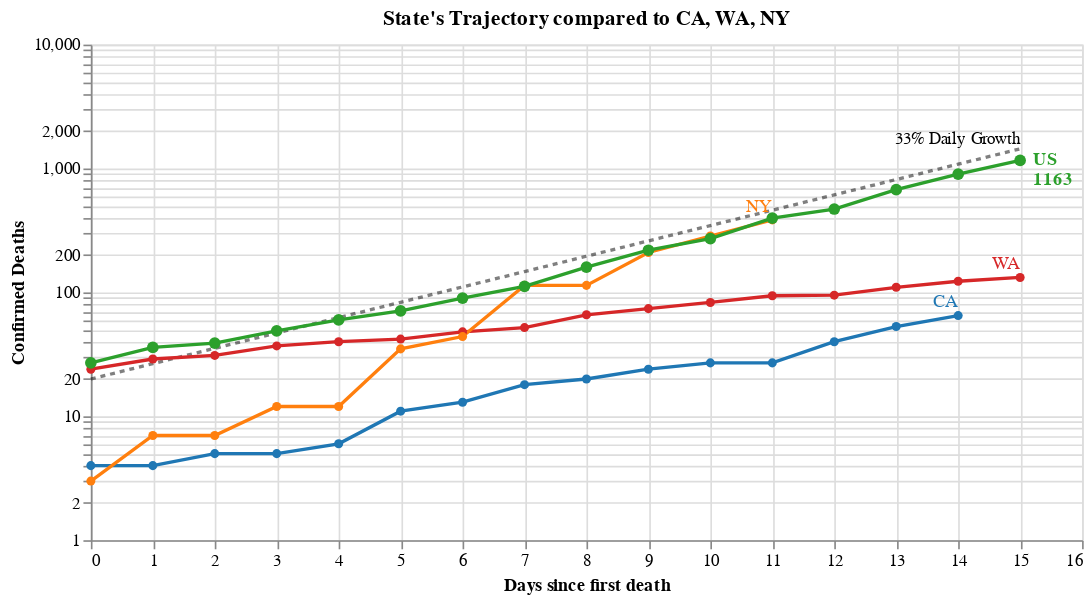

This figure's notebook cell:
### Code cell
#hide_input
base = alt.Chart(dfd, width=600).encode(
    x='Days since first death:Q',
    y=alt.Y('Confirmed Deaths:Q', scale=alt.Scale(type='log')),
    color=alt.Color('State:N', scale=alt.Scale(scheme='category10'), legend=None),
    tooltip=['State', 'date', 'Confirmed Deaths', 'Days since first death']
)

State_selection = alt.selection_single(
    name='Select', fields=['State'], 
    bind=alt.binding_select(options=list(sorted(set(states) - set(baseline_states)))),
    init={'State': 'US'})

date_filter = alt.datum['date'] >= int(max_date.timestamp() * 1000)
base2 = base.transform_filter(alt.FieldOneOfPredicate('State', baseline_states))
base3 = base.transform_filter(State_selection)
base4 = base3.transform_filter(date_filter)

max_day = dfd['Days since first death'].max()
ref = pd.DataFrame([[x, 20*1.33**x] for x in range(max_day+1)], columns=['Days since first death', 'Confirmed Deaths'])
base_ref = alt.Chart(ref).encode(x='Days since first death:Q', y='Confirmed Deaths:Q')
base_ref_f = base_ref.transform_filter(alt.datum['Days since first death'] >= max_day)

chart5 = (
 base_ref.mark_line(color='black', opacity=.5, strokeDash=[3,3]) + 
 base_ref_f.mark_text(dy=-6, align='right', fontSize=10, text='33% Daily Growth') + 
 base2.mark_line(point=True, tooltip=True) +
 base3.mark_line(point={'size':50}, tooltip=True) +
 base2.transform_filter(date_filter).mark_text(dy=-8, align='right').encode(text='State:N') +
 base4.mark_text(dx=8, align='left', fontWeight='bold').encode(text='State:N') +
 base4.mark_text(dx=8, dy=12, align='left', fontWeight='bold').encode(text='Confirmed Deaths:Q')
).add_selection(State_selection).properties(
    title=f"State's Trajectory compared to {', '.join(baseline_states)}"
)
chart5

### Figure 1 — Vega-Lite specification as saved in the notebook (floating-point values rounded to 4 significant figures; data arrays with more than 128 entries replaced by an {"elided": "..."} marker saying what was removed)
{"config": {"view": {"continuousWidth": 400, "continuousHeight": 300}}, "layer": [{"mark": {"type": "line", "color": "black", "opacity": 0.5, "strokeDash": [3, 3]}, "encoding": {"x": {"type": "quantitative", "field": "Days since first death"}, "y": {"type": "quantitative", "field": "Confirmed Deaths"}}, "selection": {"Select": {"type": "single", "fields": ["State"], "bind": {"input": "select", "options": ["AL", "AR", "AZ", "CO", "CT", "DC", "FL", "GA", "IL", "IN", "LA", "MA", "MD", "MI", "MN", "MO", "MS", "NC", "NJ", "NV", "OH", "OK", "OR", "PA", "SC", "TN", "TX", "US", "UT", "VA", "WI"]}, "init": {"State": "US"}}}}, {"mark": {"type": "text", "align": "right", "dy": -6, "fontSize": 10, "text": "33% Daily Growth"}, "encoding": {"x": {"type": "quantitative", "field": "Days since first death"}, "y": {"type": "quantitative", "field": "Confirmed Deaths"}}, "transform": [{"filter": "(datum['Days since first death'] >= 15)"}]}, {"data": {"name": "data-e5b6f38d7b611e8d61953bc94520704d"}, "mark": {"type": "line", "point": true, "tooltip": true}, "encoding": {"color": {"type": "nominal", "field": "State", "legend": null, "scale": {"scheme": "category10"}}, "tooltip": [{"type": "nominal", "field": "State"}, {"type": "temporal", "field": "date"}, {"type": "quantitative", "field": "Confirmed Deaths"}, {"type": "quantitative", "field": "Days since first death"}], "x": {"type": "quantitative", "field": "Days since first death"}, "y": {"type": "quantitative", "field": "Confirmed Deaths", "scale": {"type": "log"}}}, "transform": [{"filter": {"field": "State", "oneOf": ["CA", "WA", "NY"]}}], "width": 600}, {"data": {"name": "data-e5b6f38d7b611e8d61953bc94520704d"}, "mark": {"type": "line", "point": {"size": 50}, "tooltip": true}, "encoding": {"color": {"type": "nominal", "field": "State", "legend": null, "scale": {"scheme": "category10"}}, "tooltip": [{"type": "nominal", "field": "State"}, {"type": "temporal", "field": "date"}, {"type": "quantitative", "field": "Confirmed Deaths"}, {"type": "quantitative", "field": "Days since first death"}], "x": {"type": "quantitative", "field": "Days since first death"}, "y": {"type": "quantitative", "field": "Confirmed Deaths", "scale": {"type": "log"}}}, "transform": [{"filter": {"selection": "Select"}}], "width": 600}, {"data": {"name": "data-e5b6f38d7b611e8d61953bc94520704d"}, "mark": {"type": "text", "align": "right", "dy": -8}, "encoding": {"color": {"type": "nominal", "field": "State", "legend": null, "scale": {"scheme": "category10"}}, "text": {"type": "nominal", "field": "State"}, "tooltip": [{"type": "nominal", "field": "State"}, {"type": "temporal", "field": "date"}, {"type": "quantitative", "field": "Confirmed Deaths"}, {"type": "quantitative", "field": "Days since first death"}], "x": {"type": "quantitative", "field": "Days since first death"}, "y": {"type": "quantitative", "field": "Confirmed Deaths", "scale": {"type": "log"}}}, "transform": [{"filter": {"field": "State", "oneOf": ["CA", "WA", "NY"]}}, {"filter": "(datum['date'] >= 1585180800000)"}], "width": 600}, {"data": {"name": "data-e5b6f38d7b611e8d61953bc94520704d"}, "mark": {"type": "text", "align": "left", "dx": 8, "fontWeight": "bold"}, "encoding": {"color": {"type": "nominal", "field": "State", "legend": null, "scale": {"scheme": "category10"}}, "text": {"type": "nominal", "field": "State"}, "tooltip": [{"type": "nominal", "field": "State"}, {"type": "temporal", "field": "date"}, {"type": "quantitative", "field": "Confirmed Deaths"}, {"type": "quantitative", "field": "Days since first death"}], "x": {"type": "quantitative", "field": "Days since first death"}, "y": {"type": "quantitative", "field": "Confirmed Deaths", "scale": {"type": "log"}}}, "transform": [{"filter": {"selection": "Select"}}, {"filter": "(datum['date'] >= 1585180800000)"}], "width": 600}, {"data": {"name": "data-e5b6f38d7b611e8d61953bc94520704d"}, "mark": {"type": "text", "align": "left", "dx": 8, "dy": 12, "fontWeight": "bold"}, "encoding": {"color": {"type": "nominal", "field": "State", "legend": null, "scale": {"scheme": "category10"}}, "text": {"type": "quantitative", "field": "Confirmed Deaths"}, "tooltip": [{"type": "nominal", "field": "State"}, {"type": "temporal", "field": "date"}, {"type": "quantitative", "field": "Confirmed Deaths"}, {"type": "quantitative", "field": "Days since first death"}], "x": {"type": "quantitative", "field": "Days since first death"}, "y": {"type": "quantitative", "field": "Confirmed Deaths", "scale": {"type": "log"}}}, "transform": [{"filter": {"selection": "Select"}}, {"filter": "(datum['date'] >= 1585180800000)"}], "width": 600}], "data": {"name": "data-001afffced9677c4e78a5cb8cf506660"}, "title": "State's Trajectory compared to CA, WA, NY", "$schema": "https://vega.github.io/schema/vega-lite/v4.0.2.json", "datasets": {"data-001afffced9677c4e78a5cb8cf506660": [{"Days since first death": 0, "Confirmed Deaths": 20.0}, {"Days since first death": 1, "Confirmed Deaths": 26.6}, {"Days since first death": 2, "Confirmed Deaths": 35.38}, {"Days since first death": 3, "Confirmed Deaths": 47.05}, {"Days since first death": 4, "Confirmed Deaths": 62.58}, {"Days since first death": 5, "Confirmed Deaths": 83.23}, {"Days since first death": 6, "Confirmed Deaths": 110.7}, {"Days since first death": 7, "Confirmed Deaths": 147.2}, {"Days since first death": 8, "Confirmed Deaths": 195.8}, {"Days since first death": 9, "Confirmed Deaths": 260.4}, {"Days since first death": 10, "Confirmed Deaths": 346.4}, {"Days since first death": 11, "Confirmed Deaths": 460.7}, {"Days since first death": 12, "Confirmed Deaths": 612.7}, {"Days since first death": 13, "Confirmed Deaths": 814.9}, {"Days since first death": 14, "Confirmed Deaths": 1084.0}, {"Days since first death": 15, "Confirmed Deaths": 1441.0}], "data-e5b6f38d7b611e8d61953bc94520704d": {"elided": "313 records"}}}
